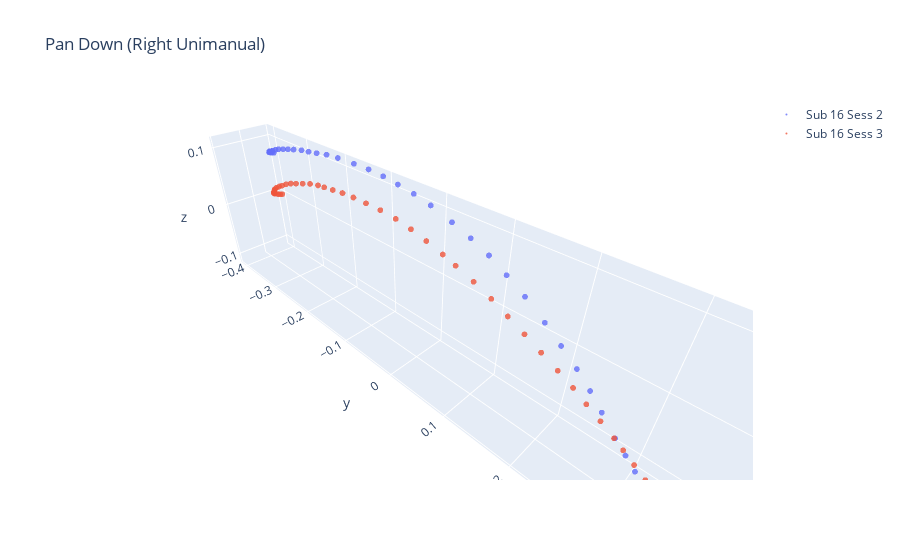

The notebook cell this image was saved under:
### Markdown cell above
Overview: Plots two strokes at the origin of the same figure

Details:
    - Currently only works with unimanual right controller strokes.
        - Test data: Sub 16 Sess 2 & 3 for pan down
    - Only traces the first trial.
    - Only plots the right controller's data points.

Requirements: 
    - Must edit variables 'path1' and 'path2' to your own path of two data files

### Code cell
#Removes rows where none of the triggers are being pulled and all trials that are not the specified trial
def drop_df(df, trial_num):
    df.drop(df[(df['trigger_pull_amount_left'] == 0) & (df['trigger_pull_amount_right'] == 0)].index, inplace=True)
    df.drop(df[(df['gesture_counter_UI']) != trial_num].index, inplace=True)
    df.reset_index(drop=True, inplace=True)

#Edit here
path1 = 'C:\\Users\\katie\\Documents\\cpsc\\VRelax\\gestureInterface\\CleanedData\\Sub16\\Freeform_Sub16_Sess2\\cleaned_session_F_PanDown_subjID_16_06-15-23_10-53-50.csv'
path2 = 'C:\\Users\\katie\\Documents\\cpsc\\VRelax\\gestureInterface\\CleanedData\\Sub16\\Freeform_Sub16_Sess3\\cleaned_session_F_PanDown_subjID_16_06-20-23_10-46-47.csv'

df1 = pd.read_csv(path1)
df2 = pd.read_csv(path2)

drop_df(df1, 1)
drop_df(df2, 1)

fig = go.Figure()

#List of X, Y, Z points that make up the original strokes.
x_original_1 = np.array(df1['r_controller_translation_x'])
y_original_1 = np.array(df1['r_controller_translation_y'])
z_original_1 = np.array(df1['r_controller_translation_z'])
x_original_2 = np.array(df2['r_controller_translation_x'])
y_original_2 = np.array(df2['r_controller_translation_y'])
z_original_2 = np.array(df2['r_controller_translation_z'])

'''Smoothing the curve'''
# The number of control points and knots
k = 3  # degree of the B-spline
t1 = np.linspace(0, 1, len(x_original_1))
t2 = np.linspace(0, 1, len(x_original_2))

# Create the B-spline representation for each dimension
spl_x1 = make_interp_spline(t1, x_original_1, k=k)
spl_y1 = make_interp_spline(t1, y_original_1, k=k)
spl_z1 = make_interp_spline(t1, z_original_1, k=k)
spl_x2 = make_interp_spline(t2, x_original_2, k=k)
spl_y2 = make_interp_spline(t2, y_original_2, k=k)
spl_z2 = make_interp_spline(t2, z_original_2, k=k)

# Evaluate the B-spline over a dense set of points for a smooth trajectory
dense_t1 = np.linspace(0, 1, 5 * len(x_original_1))  # points in the smoothed curve; can be adjusted
dense_t2 = np.linspace(0, 1, 5 * len(x_original_2))

#List of all points on smoothed curve (5 * original length)
x_smoothed_1 = spl_x1(dense_t1)
y_smoothed_1 = spl_y1(dense_t1)
z_smoothed_1 = spl_z1(dense_t1)
x_smoothed_2 = spl_x2(dense_t2)
y_smoothed_2 = spl_y2(dense_t2)
z_smoothed_2 = spl_z2(dense_t2)

'''Extracting 50 points from the smoothed curve, which contains five times the original length'''
x_fifty_smoothed_1 = []
y_fifty_smoothed_1 = []
z_fifty_smoothed_1 = []
x_fifty_smoothed_2 = []
y_fifty_smoothed_2 = []
z_fifty_smoothed_2 = []

#Get 50 points from the original smoothed curve data point list and add it to the above

#You can delete this part later but I'm just commenting this so the code makes more sense.
#Each list has a different number of data points so to get 50 data points from each list 
#that are about equidistant from each other, you divide the total length (on average, smoothed 
#curve has about 250) by 50, which gets you the distance between each data point,
#hence distance_between_pts variable. So you collect every nth data point which will get you about 50.
#The if statements are just to ensure that there are 50 data points.
dist_between_pts = len(x_smoothed_1) / 50
curr_index = 0.0
for index in range(len(x_smoothed_1)):
    if dist_between_pts <= 0:
        continue
    if (index != int(curr_index)) :
        continue
    if len(x_fifty_smoothed_1) == 50:
        continue
    x_fifty_smoothed_1.append(x_smoothed_1[index])
    y_fifty_smoothed_1.append(y_smoothed_1[index])
    z_fifty_smoothed_1.append(z_smoothed_1[index])
    curr_index += dist_between_pts

dist_between_pts = len(x_smoothed_2) / 50
curr_index = 0.0
for index in range(len(x_smoothed_2)):
    if dist_between_pts <= 0:
        continue
    if (index != int(curr_index)) :
        continue
    if len(x_fifty_smoothed_2) == 50:
        continue
    x_fifty_smoothed_2.append(x_smoothed_2[index])
    y_fifty_smoothed_2.append(y_smoothed_2[index])
    z_fifty_smoothed_2.append(z_smoothed_2[index])
    curr_index += dist_between_pts

'''Moving the strokes the origin based on bounding box'''
#Calculate bounding box for centering
center1 = ((np.max(x_fifty_smoothed_1) + np.min(x_fifty_smoothed_1))/2, 
           (np.max(y_fifty_smoothed_1) + np.min(y_fifty_smoothed_1))/2, 
           (np.max(z_fifty_smoothed_1) + np.min(z_fifty_smoothed_1))/2)
center2 = ((np.max(x_fifty_smoothed_2) + np.min(x_fifty_smoothed_2))/2, 
           (np.max(y_fifty_smoothed_2) + np.min(y_fifty_smoothed_2))/2, 
           (np.max(z_fifty_smoothed_2) + np.min(z_fifty_smoothed_2))/2)

#List of 50 points on smoothed curve centered at the origin
x_centered_smooth_1 = [val - center1[0] for val in x_fifty_smoothed_1]
y_centered_smooth_1 = [val - center1[1] for val in y_fifty_smoothed_1]
z_centered_smooth_1 = [val - center1[2] for val in z_fifty_smoothed_1]
x_centered_smooth_2 = [val - center2[0] for val in x_fifty_smoothed_2]
y_centered_smooth_2 = [val - center2[1] for val in y_fifty_smoothed_2]
z_centered_smooth_2 = [val - center2[2] for val in z_fifty_smoothed_2]

'''Plotting the strokes on the figures'''
# Draw traces
fig.add_trace(go.Scatter3d(
    x = x_centered_smooth_1,
    y = y_centered_smooth_1,
    z = z_centered_smooth_1,
    mode='markers',
    marker=dict(
        size=2,
        colorscale='sunset_r',  # colorscale
        opacity=0.8,
    ),
    name='Sub 16 Sess 2',
    showlegend=True)
)
fig.add_trace(go.Scatter3d(
    x = x_centered_smooth_2,
    y = y_centered_smooth_2,
    z = z_centered_smooth_2,
    mode='markers',
    marker=dict(
        size=2,
        colorscale='viridis',  # colorscale
        opacity=0.8,
    ),
    name='Sub 16 Sess 3',
    showlegend=True)
)
fig.update_layout(
    title_text='Pan Down (Right Unimanual)', 
    scene_aspectmode='data'
)
fig.show()

### Figure 1 — Plotly figure (JSON) as saved in the notebook; plotly's stock layout.template omitted (floating-point values rounded to 4 significant figures)
{"data": [{"marker": {"colorscale": [[0, "rgb(92, 83, 165)"], [0.1667, "rgb(160, 89, 160)"], [0.3333, "rgb(206, 102, 147)"], [0.5, "rgb(235, 127, 134)"], [0.6667, "rgb(248, 160, 126)"], [0.8333, "rgb(250, 196, 132)"], [1, "rgb(243, 231, 155)"]], "opacity": 0.8, "size": 2}, "mode": "markers", "name": "Sub 16 Sess 2", "showlegend": true, "type": "scatter3d", "x": [0.04907, 0.04808, 0.04712, 0.04514, 0.04414, 0.04174, 0.03875, 0.0358, 0.03285, 0.02989, 0.02635, 0.0234, 0.02041, 0.01759, 0.01418, 0.006923, 0.0007014, -0.005998, -0.01183, -0.01751, -0.02328, -0.02833, -0.03281, -0.03663, -0.04066, -0.04486, -0.04722, -0.04862, -0.04907, -0.04848, -0.0473, -0.04694, -0.04642, -0.04455, -0.04318, -0.04242, -0.04025, -0.03909, -0.03815, -0.03717, -0.0361, -0.03592, -0.03596, -0.03505, -0.03397, -0.03399, -0.03294, -0.03397, -0.03393, -0.03393], "y": [0.396, 0.3931, 0.3901, 0.3872, 0.3823, 0.3763, 0.3693, 0.3623, 0.3533, 0.3445, 0.3336, 0.3222, 0.3093, 0.2965, 0.2822, 0.2617, 0.2434, 0.2229, 0.199, 0.1736, 0.1426, 0.1131, 0.08378, 0.05309, 0.01978, -0.01976, -0.05234, -0.08382, -0.1135, -0.1434, -0.1746, -0.2121, -0.24, -0.2638, -0.2843, -0.3033, -0.324, -0.34, -0.3541, -0.3674, -0.377, -0.3866, -0.3917, -0.3948, -0.3959, -0.396, -0.3949, -0.3918, -0.3868, -0.3809], "z": [-0.1111, -0.1101, -0.1081, -0.1052, -0.1004, -0.09438, -0.08843, -0.08247, -0.07552, -0.06867, -0.05999, -0.05119, -0.04326, -0.03434, -0.02527, -0.01171, -0.0002207, 0.01073, 0.02294, 0.03588, 0.05074, 0.0626, 0.07373, 0.08259, 0.08996, 0.09774, 0.1025, 0.1056, 0.1087, 0.1107, 0.1111, 0.1103, 0.1087, 0.1059, 0.1035, 0.1018, 0.09851, 0.09552, 0.09258, 0.08962, 0.08668, 0.0831, 0.08106, 0.07998, 0.07999, 0.07904, 0.07895, 0.07897, 0.07998, 0.08097]}, {"marker": {"colorscale": [[0, "#440154"], [0.1111, "#482878"], [0.2222, "#3e4989"], [0.3333, "#31688e"], [0.4444, "#26828e"], [0.5556, "#1f9e89"], [0.6667, "#35b779"], [0.7778, "#6ece58"], [0.8889, "#b5de2b"], [1, "#fde725"]], "opacity": 0.8, "size": 2}, "mode": "markers", "name": "Sub 16 Sess 3", "showlegend": true, "type": "scatter3d", "x": [0.02995, 0.02903, 0.02683, 0.02455, 0.02303, 0.0223, 0.02096, 0.01956, 0.01889, 0.01811, 0.01748, 0.01678, 0.01594, 0.01433, 0.0133, 0.0126, 0.01184, 0.01107, 0.009479, 0.008439, 0.007499, 0.006245, 0.00467, 0.002981, 0.001756, 0.001954, 0.002851, 0.002598, 0.001357, -0.0004118, -0.002805, -0.004307, -0.005195, -0.00502, -0.004976, -0.005654, -0.006418, -0.007384, -0.009024, -0.0106, -0.01215, -0.01333, -0.0149, -0.01648, -0.01798, -0.01974, -0.02228, -0.02545, -0.02808, -0.02995], "y": [0.3785, 0.3751, 0.3697, 0.3616, 0.3512, 0.3427, 0.3324, 0.3196, 0.3063, 0.293, 0.282, 0.2655, 0.2482, 0.2312, 0.2119, 0.1905, 0.1683, 0.1456, 0.1217, 0.09591, 0.06875, 0.04817, 0.02069, -0.006584, -0.03433, -0.06254, -0.08932, -0.1153, -0.1409, -0.1657, -0.19, -0.208, -0.2306, -0.2514, -0.2711, -0.2888, -0.3056, -0.3215, -0.3354, -0.3483, -0.3579, -0.3625, -0.3671, -0.3727, -0.3765, -0.3781, -0.3785, -0.3761, -0.3732, -0.3692], "z": [-0.09347, -0.08763, -0.07986, -0.07334, -0.06794, -0.06104, -0.05403, -0.04645, -0.03766, -0.02909, -0.02227, -0.01268, -0.003349, 0.005245, 0.0143, 0.02415, 0.03444, 0.04462, 0.05416, 0.06316, 0.07126, 0.07645, 0.08231, 0.08694, 0.09036, 0.09253, 0.09347, 0.09331, 0.09142, 0.08787, 0.08393, 0.08116, 0.07669, 0.07101, 0.0655, 0.06026, 0.05382, 0.04678, 0.04062, 0.03433, 0.02838, 0.02473, 0.02089, 0.01685, 0.01382, 0.0119, 0.01044, 0.00963, 0.009371, 0.01004]}], "layout": {"scene": {"aspectmode": "data"}, "title": {"text": "Pan Down (Right Unimanual)"}}}
